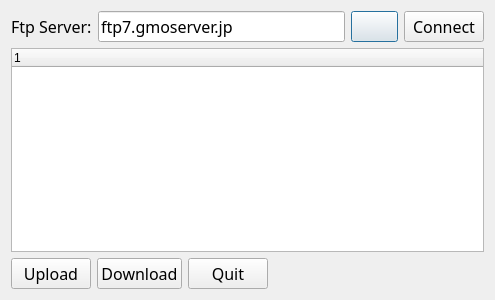
<?xml version="1.0" encoding="UTF-8"?>
<ui version="4.0">
 <class>clsDownLoad</class>
 <widget class="QDialog" name="clsDownLoad">
  <property name="geometry">
   <rect>
    <x>0</x>
    <y>0</y>
    <width>495</width>
    <height>300</height>
   </rect>
  </property>
  <property name="font">
   <font>
    <family>楷体</family>
    <pointsize>12</pointsize>
   </font>
  </property>
  <property name="windowTitle">
   <string>Download Data file</string>
  </property>
  <property name="styleSheet">
   <string notr="true">clsDownLoad
{
	background-color: rgb(148, 148, 248);
}</string>
  </property>
  <layout class="QVBoxLayout" name="verticalLayout">
   <item>
    <layout class="QHBoxLayout" name="horizontalLayout">
     <item>
      <widget class="QLabel" name="label_2">
       <property name="font">
        <font>
         <family>楷体</family>
         <pointsize>12</pointsize>
        </font>
       </property>
       <property name="text">
        <string>Ftp Server:</string>
       </property>
      </widget>
     </item>
     <item>
      <widget class="QLineEdit" name="txtServer">
       <property name="font">
        <font>
         <family>楷体</family>
         <pointsize>12</pointsize>
        </font>
       </property>
       <property name="text">
        <string>ftp7.gmoserver.jp</string>
       </property>
      </widget>
     </item>
     <item>
      <widget class="QPushButton" name="btnUp">
       <property name="font">
        <font>
         <family>楷体</family>
         <pointsize>12</pointsize>
        </font>
       </property>
       <property name="text">
        <string/>
       </property>
       <property name="icon">
        <iconset>
         <normaloff>:/Image/cdtoparent.png</normaloff>:/Image/cdtoparent.png</iconset>
       </property>
      </widget>
     </item>
     <item>
      <widget class="QPushButton" name="btnConnect">
       <property name="font">
        <font>
         <family>楷体</family>
         <pointsize>12</pointsize>
        </font>
       </property>
       <property name="text">
        <string>Connect</string>
       </property>
      </widget>
     </item>
    </layout>
   </item>
   <item>
    <widget class="QTreeWidget" name="fileList">
     <property name="font">
      <font>
       <family>楷体</family>
       <pointsize>12</pointsize>
      </font>
     </property>
     <column>
      <property name="text">
       <string notr="true">1</string>
      </property>
     </column>
    </widget>
   </item>
   <item>
    <layout class="QHBoxLayout" name="horizontalLayout_2" stretch="0,0,0,10">
     <item>
      <widget class="QPushButton" name="btnUpload">
       <property name="font">
        <font>
         <family>楷体</family>
         <pointsize>12</pointsize>
        </font>
       </property>
       <property name="text">
        <string>Upload</string>
       </property>
      </widget>
     </item>
     <item>
      <widget class="QPushButton" name="btnDownLoad">
       <property name="font">
        <font>
         <family>楷体</family>
         <pointsize>12</pointsize>
        </font>
       </property>
       <property name="text">
        <string>Download</string>
       </property>
      </widget>
     </item>
     <item>
      <widget class="QPushButton" name="btnQuit">
       <property name="font">
        <font>
         <family>楷体</family>
         <pointsize>12</pointsize>
        </font>
       </property>
       <property name="text">
        <string>Quit</string>
       </property>
      </widget>
     </item>
     <item>
      <widget class="QLabel" name="lblInformation">
       <property name="font">
        <font>
         <family>楷体</family>
         <pointsize>12</pointsize>
        </font>
       </property>
       <property name="text">
        <string/>
       </property>
      </widget>
     </item>
    </layout>
   </item>
  </layout>
 </widget>
 <resources/>
 <connections/>
</ui>
